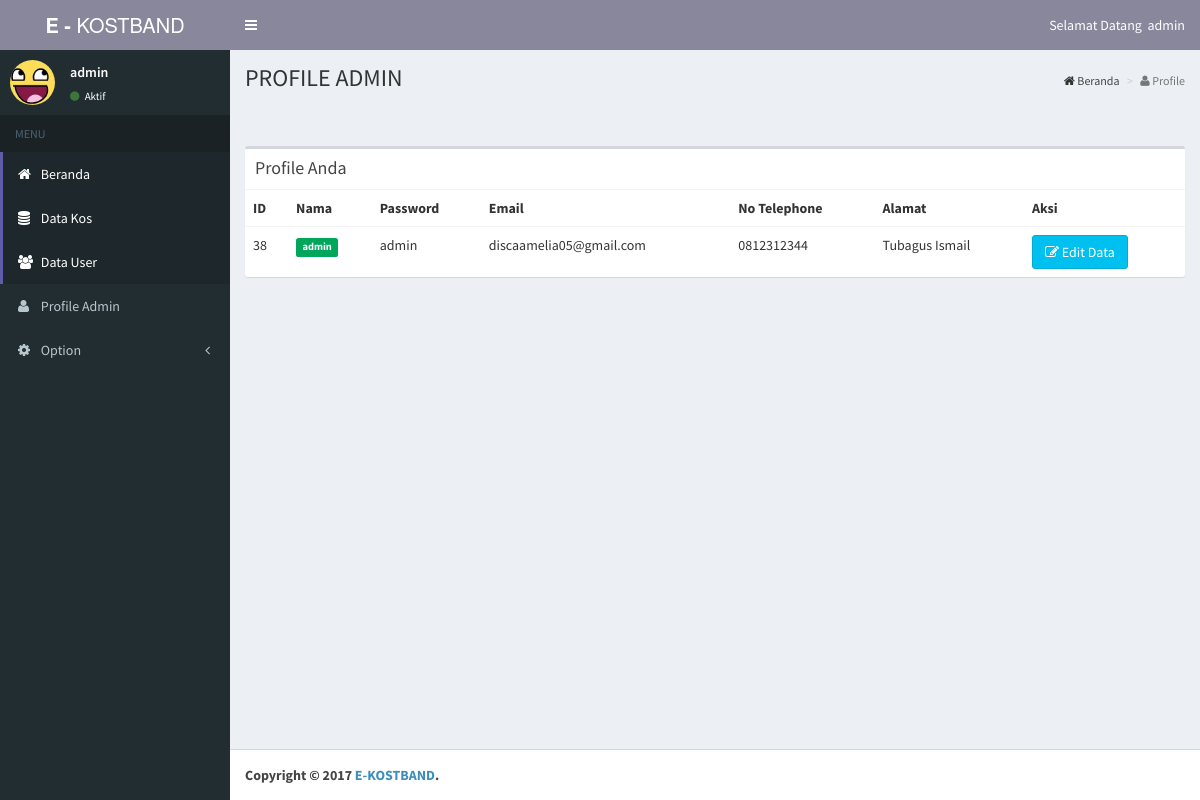
/admin/dataadmin.php (signed in), run on the app's committed database.
### tables this page shows
CREATE TABLE IF NOT EXISTS `user` (
  `id_user` int(11) NOT NULL AUTO_INCREMENT,
  `nama` varchar(70) NOT NULL,
  `password` varchar(30) NOT NULL,
  `email` varchar(40) NOT NULL,
  `alamat` varchar(70) NOT NULL,
  `no_telp` varchar(11) DEFAULT NULL,
  `id_hakakses` int(2) NOT NULL,
  PRIMARY KEY (`id_user`)
);

### admin/fungsi/ekost.php (called while the page is built, shortened)
<?php
  function tampilprofileadmin($id){
    global $konek;
    $query = mysqli_query($konek, "SELECT id_user, nama, password, email, alamat, no_telp FROM user WHERE id_hakakses ='".$_SESSION['id_hakakses']."'") or die('query tampil profile gagal');
    return $query;
  }
 ?>

### admin/dataadmin.php (the view, shortened to what this page needs)
<?php
include ('ceksessionadmin.php');
include ('fungsi/koneksi.php');
include ('fungsi/ekost.php');
$id = $_SESSION['id_hakakses'];
$res = tampilprofileadmin($id);
 ?>
<!DOCTYPE html>
<html>
<head>
  <link rel="stylesheet" href="bootstrap/css/bootstrap.min.css">
  <link rel="stylesheet" href="dist/font-awesome/css/font-awesome.min.css">
  <link rel="stylesheet" href="dist/css/AdminLTE.min.css">
  <link rel="stylesheet" href="dist/css/skins/skin-purple.min.css">
</head>
<body class="hold-transition skin-purple sidebar-mini">
<div class="wrapper">
  <header class="main-header">
    <a href="adminhome.php" class="logo">
      <span class="logo-lg"><b>E -</b> KOSTBAND</span>
    </a>
    <nav class="navbar navbar-static-top" role="navigation">
      <a href="#" class="sidebar-toggle" data-toggle="offcanvas" role="button">
      </a>
      <div class="navbar-custom-menu">
        <ul class="nav navbar-nav">
          <li class="">
               <a href="#" class="disabled" data-toggle="dropdown">
                 <span class="">Selamat Datang &nbsp;<?php echo $_SESSION['nama']; ?></span>
               </a>
             </li>
           </ul>
      </div>
    </nav>
  </header>
  <aside class="main-sidebar">
    <section class="sidebar">
      <div class="user-panel">
        <div class="pull-left image">
          <img src="dist/img/asd.jpeg" class="img-circle" alt="User Image">
        </div>
        <div class="pull-left info">
          <p><?php echo $_SESSION['nama']; ?></p>
          <a href="#"><i class="fa fa-circle text-success"></i> Aktif</a>
        </div>
      </div>
      <ul class="sidebar-menu">
        <li class="header">MENU</li>
        <li class="active"><a href="adminhome.php"><i class="fa fa-home"></i> <span>Beranda</span></a></li>
        <li class="active"><a href="datakos.php"><i class="fa fa-database"></i> <span>Data Kos</span></a></li>
        <li class="active"><a href="datauser.php"><i class="fa fa-users"></i> <span>Data User</span></a></li>
        <li><a href="dataadmin.php"><i class="fa fa-user"></i> <span>Profile Admin</span></a></li>
        <li class="treeview">
          <a href="#"><i class="fa fa-gear"></i> <span>Option</span> <i class="fa fa-angle-left pull-right"></i></a>
        </li>
      </ul>
    </section>
  </aside>
  <div class="content-wrapper">
    <section class="content-header">
      <h1>
        PROFILE ADMIN
      </h1>
      <ol class="breadcrumb">
        <li class=""><i class="fa fa-home"></i> <a href="userberanda.php"> Beranda</a></li>
        <li class="active"><i class="fa fa-user"></i> Profile</li>
      </ol>
    </section>
    <br><br>
    <section class="content">
      <div class="row">
      <div class="col-xs-12">
        <div class="box">
          <div class="box-header">
            <h3 class="box-title">Profile Anda</h3>
          </div>
          <div class="box-body table-responsive no-padding">
            <table class="table table-hover">
              <tr>
                <th>ID</th>
                <th>Nama</th>
                <th>Password</th>
                <th>Email</th>
                <th>No Telephone</th>
                <th>Alamat</th>
                <th>Aksi</th>
              </tr>
            <?php while($row = mysqli_fetch_assoc($res)): ?>
              <tr>
                <td><?php echo $row['id_user'] ?></td>
                <td><span class="label label-success"><?php echo $row['nama'] ?></span></td>
                <td><?php echo $row['password'] ?></td>
                <td><?php echo $row['email'] ?></td>
                  <td><?php echo $row['no_telp'] ?></td>
                  <td><?php echo $row['alamat'] ?></td>
                <td><a href="editdataadmin.php?id_user=<?php echo $row['id_user']; ?>" class="btn btn-info"><i class="fa fa-edit"></i> Edit Data</a></td>
              </tr>
            <?php endwhile; ?>
            </table>
          </div>
        </div>
    </section>
  </div>
  <footer class="main-footer">
    <strong>Copyright &copy; 2017 <a href="#">E-KOSTBAND</a>.</strong>
  </footer>
</div>
</body>
</html>

### data on the page
user: id_user "38", nama "admin", password "admin", email "discaamelia05@gmail.com", no_telp "0812312344", alamat "Tubagus Ismail"

### other printed values
$_SESSION['nama'] "admin"
